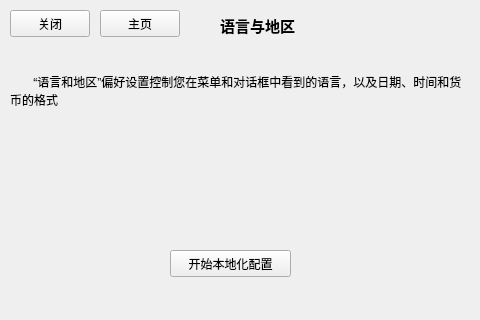
<?xml version="1.0" encoding="UTF-8"?>
<ui version="4.0">
 <class>Lancc</class>
 <widget class="QWidget" name="Lancc">
  <property name="geometry">
   <rect>
    <x>0</x>
    <y>0</y>
    <width>480</width>
    <height>320</height>
   </rect>
  </property>
  <property name="windowTitle">
   <string>Form</string>
  </property>
  <widget class="QLabel" name="label">
   <property name="geometry">
    <rect>
     <x>220</x>
     <y>10</y>
     <width>121</width>
     <height>31</height>
    </rect>
   </property>
   <property name="font">
    <font>
     <pointsize>11</pointsize>
     <weight>75</weight>
     <bold>true</bold>
    </font>
   </property>
   <property name="text">
    <string>语言与地区</string>
   </property>
  </widget>
  <widget class="QPushButton" name="pushButton">
   <property name="geometry">
    <rect>
     <x>10</x>
     <y>10</y>
     <width>80</width>
     <height>27</height>
    </rect>
   </property>
   <property name="text">
    <string>关闭</string>
   </property>
  </widget>
  <widget class="QLabel" name="label_2">
   <property name="geometry">
    <rect>
     <x>10</x>
     <y>70</y>
     <width>461</width>
     <height>41</height>
    </rect>
   </property>
   <property name="text">
    <string>       “语言和地区”偏好设置控制您在菜单和对话框中看到的语言，以及日期、时间和货币的格式</string>
   </property>
   <property name="wordWrap">
    <bool>true</bool>
   </property>
  </widget>
  <widget class="QPushButton" name="pushButton_3">
   <property name="geometry">
    <rect>
     <x>170</x>
     <y>250</y>
     <width>121</width>
     <height>27</height>
    </rect>
   </property>
   <property name="text">
    <string>开始本地化配置</string>
   </property>
  </widget>
  <widget class="QPushButton" name="pushButton_2">
   <property name="geometry">
    <rect>
     <x>100</x>
     <y>10</y>
     <width>80</width>
     <height>27</height>
    </rect>
   </property>
   <property name="text">
    <string>主页</string>
   </property>
  </widget>
 </widget>
 <resources/>
 <connections/>
</ui>
